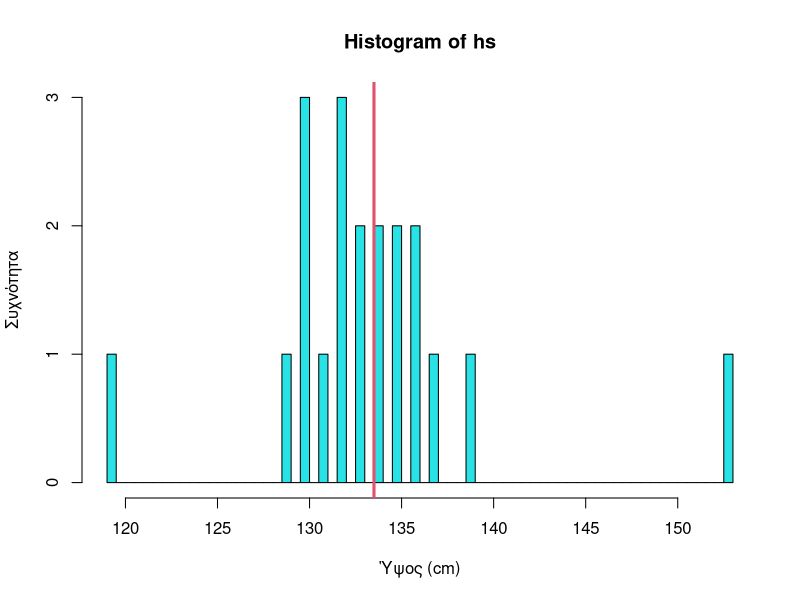
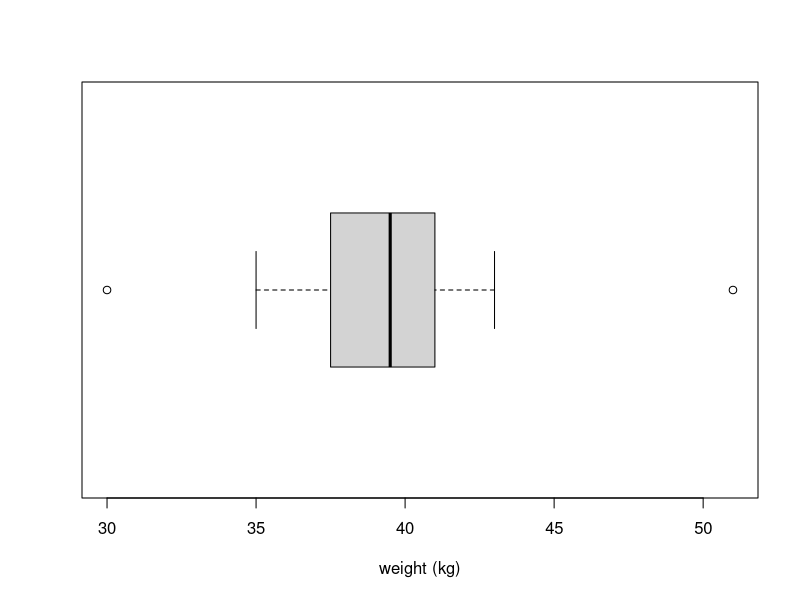
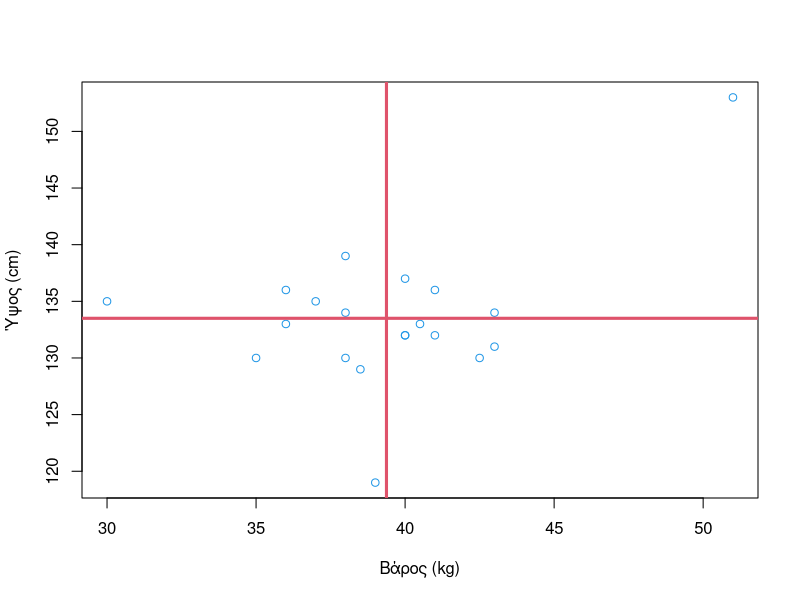
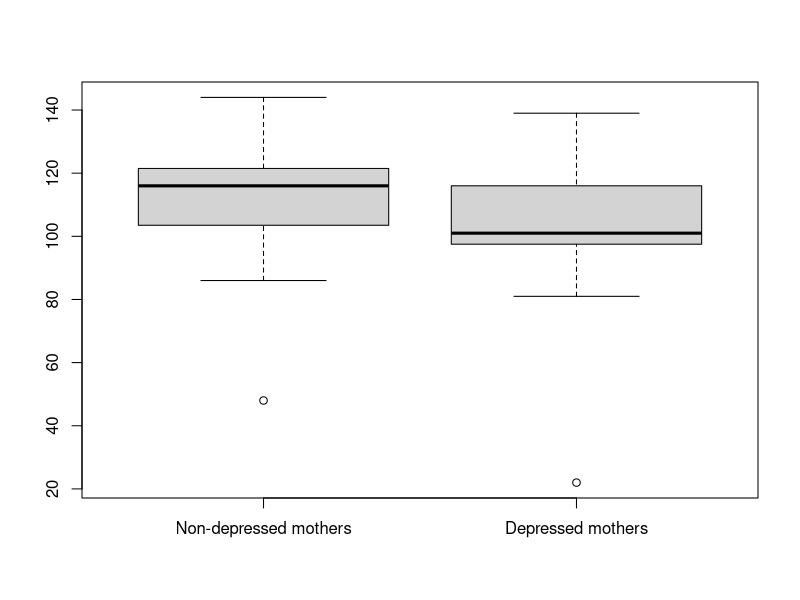
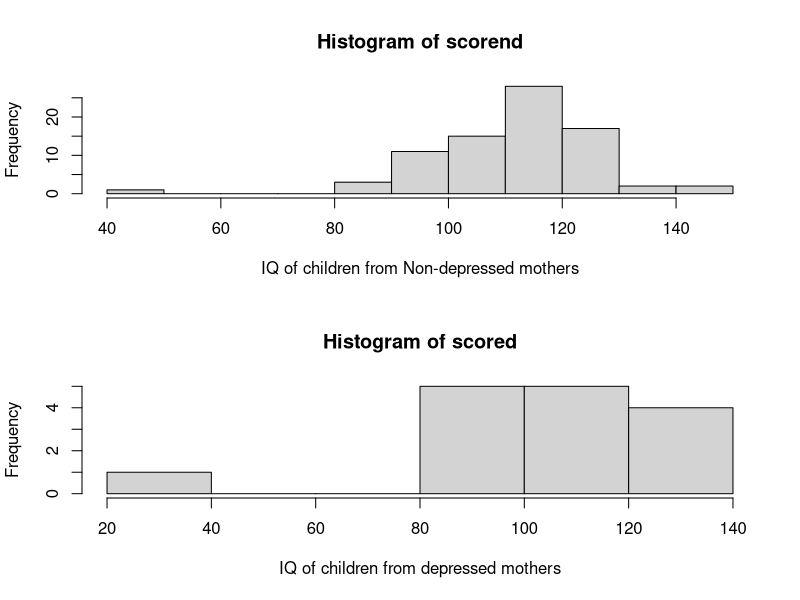
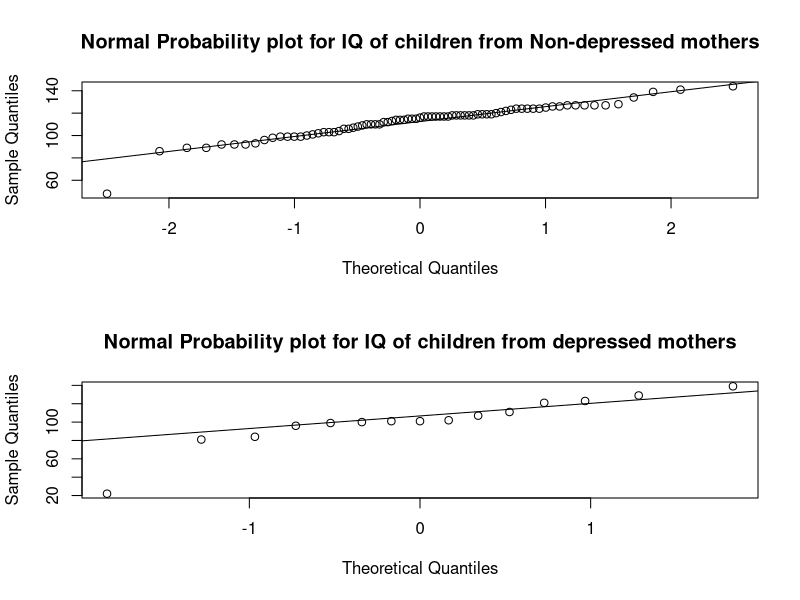

These charts were generated, in order, by the following R code:
hs <- c(130, 132, 139, 136, 131, 153, 133, 129, 133, 119, 132, 135, 132, 134, 130, 135, 130, 136, 134, 137)
ws <- c(35, 41, 38, 41, 43, 51, 40.5, 38.5, 36, 39, 40, 37, 40, 43, 38, 30, 42.5, 36, 38, 40)

hist(hs, breaks=50, col=5, xlab='Ύψος (cm)', ylab='Συχνότητα')
abline(b=90,v=mean(hs), col=2, lwd=3) #Add vertical line in plot

boxplot(ws, horizontal=T, xlab=c('weight (kg)'))

plot(ws, hs, col=4, xlab='Βάρος (kg)', ylab='Ύψος (cm)')

abline(b=90,h=mean(hs), col=2, lwd=3) #Add vertical line in plot
abline(b=90,v=mean(ws), col=2, lwd=3) #Add vertical line in plot

############################################################################################################

x<-rnorm(20)

wmean<-function(x)
{
    m<-mean(x)
    s<-sd(x)
    
    w1<-rep(1,length(x))
    
    w2<-NULL
    
    for (i in 1:length(x))
    {
        if (abs((x[i]-m)/s)<1) w2[i]<-1
        else if(1<=abs((x[i]-m)/s) &  abs((x[i]-m)/s)<2) w2[i]<-0.5
        else if(2<=abs((x[i]-m)/s)) w2[i]<-0
    }
    
    w3<-dnorm(x,m,s)
    
    newm1<-sum(w1*x)/sum(w1)
    newm2<-sum(w2*x)/sum(w2)
    newm3<-sum(w3*x)/sum(w3)
    
    return(list(weighted_mean1=newm1,weighted_mean2=newm2,weighted_mean3=newm3))
}

############################################################################################################

iqdata<-read.table("iqdata.txt")
attach(iqdata)
scorend <- iqdata$V2[V1=="nd"]
scored <- iqdata$V2[V1=="d"]
boxplot(scorend, scored, names=c("Non-depressed mothers","Depressed mothers"))
par(mfrow=c(2,1))
hist(scorend, xlab="IQ of children from Non-depressed mothers")
hist(scored, xlab="IQ of children from depressed mothers")
qqnorm(scorend,main="")
qqline(scorend)
title(main="Normal Probability plot for IQ of children from Non-depressed mothers")
qqnorm(scored,main="")
qqline(scored)
title(main="Normal Probability plot for IQ of children from depressed mothers")
